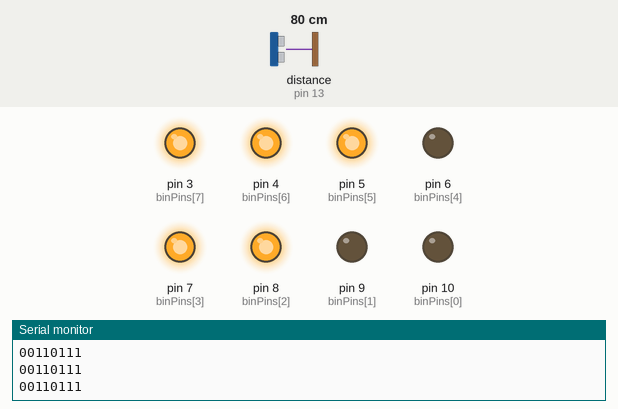
Recording of a sketch running on a simulated Arduino Uno, built with avr-gcc and run on an emulated ATmega328P. On the bench: output pins drawn as LEDs (lit = HIGH), the last lines printed to the serial monitor. Wiring (inferred from the names in the program): ultrasonic range finder: trigger pin 13; echo pin 13. Dashed ring = blinking. The inputs (shaded band) are chosen by the test bench; at power-on: distance to the obstacle (sensor on pin 13) 80 cm. The echo pulse lasts 58.3 µs per cm.

Above: at 1.2 s.
1.3 s: distance to the obstacle (sensor on pin 13) set to 9 cm
At 1.46 s:
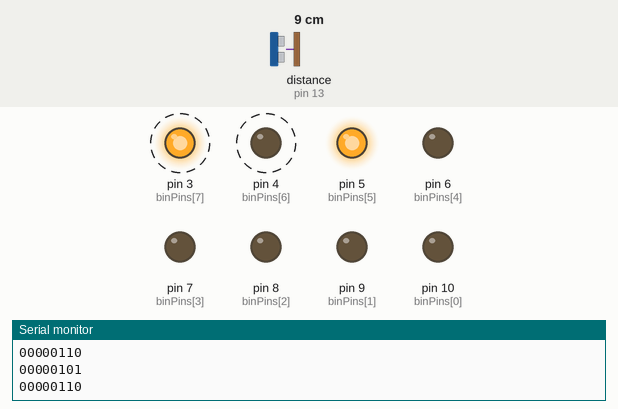
4.3 s: distance to the obstacle (sensor on pin 13) set to 2 cm
At 5.5 s:
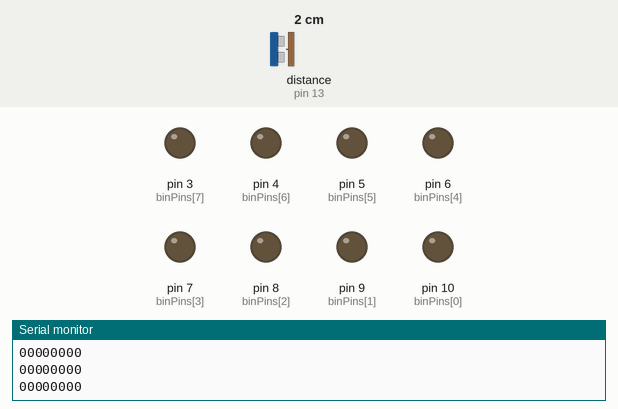
5.8 s: distance to the obstacle (sensor on pin 13) set to 4 cm
At 7.0 s:
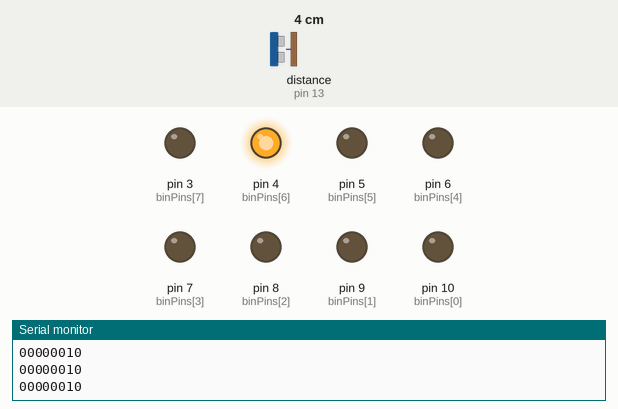
7.3 s: distance to the obstacle (sensor on pin 13) set to 18 cm
At 8.6 s:
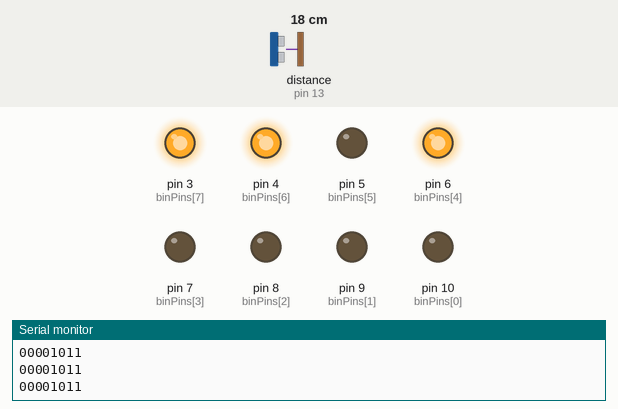
8.9 s: distance to the obstacle (sensor on pin 13) set to 35 cm
At 9.5 s:
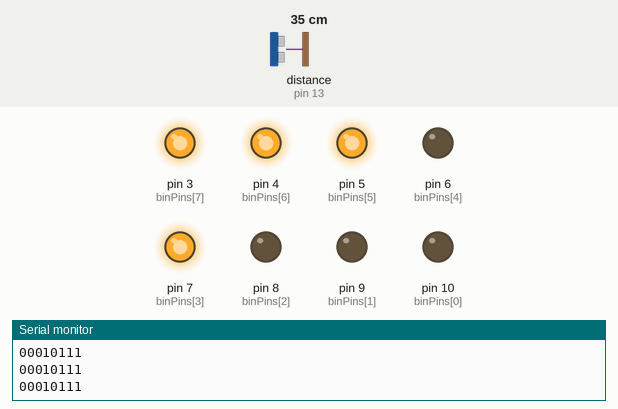
10.4 s: distance to the obstacle (sensor on pin 13) set to 5 cm
At 11.9 s:
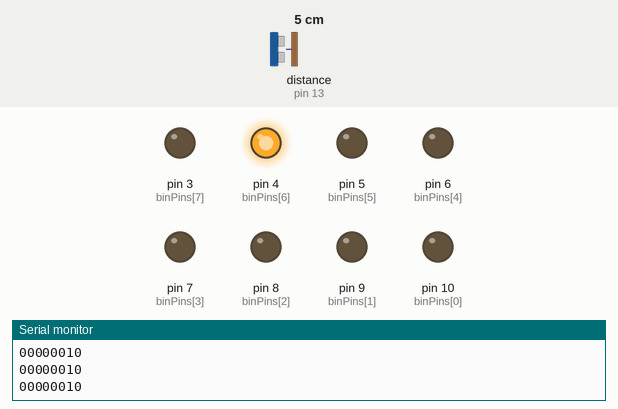
Timing chart, 0 to 12.9 s (numbered marks = the images above; inputs shaded):
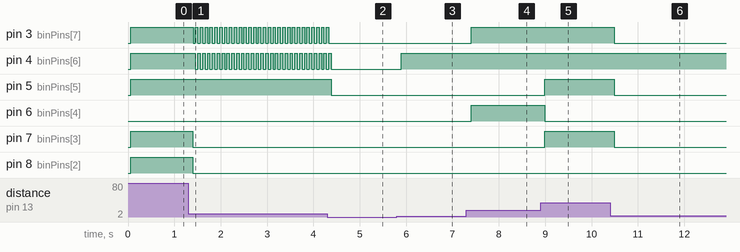

The sketch:

BinaryDistanceDisplay.ino
```cpp
//ARDUINO 8-BIT LED BINARY DISTANCE METER

//this assigns a pin to the ping sensor, a const is a variable that is read-only
const int pingPin = 13;


//this assigns variables for the ping sensor readings, an unsigned int is an int that cannot be negative, it only stores positive values
unsigned int duration, cm;


//converted 8 bit float value (0.0 - 255.0)
float decimalValue;


//converted 8 bit int value (0 - 255)
int binaryOutNum;


//8 bit binary number output into 8 places
String binaryOutStr;


//an array to store the binary values for the pin output from the binaryOutStr string
byte myBins[9];


//how many pins being used as binary output
const byte numPins = 8;


// used for HIGH or LOW (pin on or off)
int state;


//this is an array to store the pin numbers, a byte takes up less space than an int
byte binPins[] = {10,9,8,7,6,5,4,3};


void setup()
{
  // put your setup code here, to run once:


  //sets the serial port to use
  Serial.begin(9600);


  //sets up all the pins as OUTPUT
  for(int i = 0; i < 8; i++)
  {
    pinMode(binPins[i], OUTPUT);
  }

}


void loop()
{
  // put your main code here, to run repeatedly:


  //run the getDistance function, which sends and receives from the ping sensor to get distance
  getDistance();


  //run the convertTo8Bit function, convert the distance in inches to an 8 bit value
  convertTo8Bit();


  //run the convertToBinary function, convert the remapped 8 bit integer from convertTo8Bit function into binary format
  convertToBinary();


  //run the pinsBinaryOut function, assigns the binaryOutStr value to a byte array, and then iterates over the pins to assign HIGH or LOW values
  pinsBinaryOut();

}


//sends out a signal from the ping sensor, checks how long it takes to bounce back, and calculates distance
void getDistance()
{
  pinMode(pingPin, OUTPUT);
  digitalWrite(pingPin, LOW);
  delayMicroseconds(2);
  digitalWrite(pingPin, HIGH);
  delayMicroseconds(5);
  digitalWrite(pingPin, LOW);
  pinMode(pingPin, INPUT);
  duration = pulseIn(pingPin, HIGH);
  cm = duration /29/2; //in centimeters because it gives more values to remap the range than inches
}


//maps the ping sensor distance reading from cm to an 8 bit range (0-255)
void convertTo8Bit()
{
  decimalValue = cm * 0.69; //the cm value is an int, but the decimal in the multiplied number forces the result to be a float
  binaryOutNum = (int) decimalValue; //converts the float value above back into an int and drops the decimal value
}


//find the length of the binary number, subtract it from 8, take that value and iterate that many times and add a 0 to the front until all 8 places are filled
void convertToBinary()
{
  int zeros = 8 - String(binaryOutNum, BIN).length();
  String myStr;
  for (int i=0; i<zeros; i++)
  {
    myStr = myStr + "0";
  }
  binaryOutStr = myStr + String(binaryOutNum,BIN);
  Serial.println(binaryOutStr);
  delay(50);
}


//take the binaryOutStr value, assign it to the myBins byte array, check to see if each value is a 1 or 0, and turn the pin to HIGH or LOW accordingly, iterate across all pins
void pinsBinaryOut()
{
  for (int i = 0; i < numPins; i++)
  {
    binaryOutStr.getBytes(myBins, 9);
    if(myBins[i] == '1') state = HIGH;
    if(myBins[i] == '0') state = LOW;
    digitalWrite(binPins[i], state);
  }
}
```

Measured:
- after the input at 1.3 s, pin 3 (binPins[7]): alternates HIGH for 0.05 s and LOW for 0.05 s, starting after 0.10 s; pin 4 (binPins[6]): alternates HIGH for 0.05 s and LOW for 0.05 s, starting after 0.15 s; pin 7 (binPins[3]), pin 8 (binPins[2]): HIGH → LOW after 0.10 s
- after the input at 4.3 s, pin 3 (binPins[7]): goes on until 4.3 s, then stays LOW; pin 4 (binPins[6]): goes on until 4.4 s, then stays LOW; pin 5 (binPins[5]): HIGH → LOW after 0.08 s
- after the input at 5.8 s, pin 4 (binPins[6]): LOW → HIGH after 0.09 s
- after the input at 7.3 s, pin 3 (binPins[7]), pin 6 (binPins[4]): LOW → HIGH after 0.10 s
- after the input at 8.9 s, pin 5 (binPins[5]), pin 7 (binPins[3]): LOW → HIGH after 0.09 s; pin 6 (binPins[4]): HIGH → LOW after 0.09 s
- after the input at 10.4 s, pin 3 (binPins[7]), pin 5 (binPins[5]), pin 7 (binPins[3]): HIGH → LOW after 0.09 s
